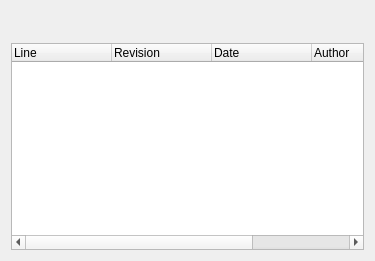
<ui version="4.0" >
 <class>BlameDisplay</class>
 <widget class="QWidget" name="BlameDisplay" >
  <property name="geometry" >
   <rect>
    <x>0</x>
    <y>0</y>
    <width>375</width>
    <height>261</height>
   </rect>
  </property>
  <layout class="QVBoxLayout" name="verticalLayout" >
   <item>
    <widget class="EncodingSelector_impl" native="1" name="m_encodingSel" >
     <property name="minimumSize" >
      <size>
       <width>0</width>
       <height>20</height>
      </size>
     </property>
    </widget>
   </item>
   <item>
    <widget class="KTreeWidgetSearchLineWidget" name="m_TreeSearch" />
   </item>
   <item>
    <widget class="QTreeWidget" name="m_BlameTree" >
     <property name="contextMenuPolicy" >
      <enum>Qt::ActionsContextMenu</enum>
     </property>
     <property name="rootIsDecorated" >
      <bool>false</bool>
     </property>
     <property name="allColumnsShowFocus" >
      <bool>true</bool>
     </property>
     <column>
      <property name="text" >
       <string>Line</string>
      </property>
     </column>
     <column>
      <property name="text" >
       <string>Revision</string>
      </property>
     </column>
     <column>
      <property name="text" >
       <string>Date</string>
      </property>
     </column>
     <column>
      <property name="text" >
       <string>Author</string>
      </property>
     </column>
     <column>
      <property name="text" >
       <string>Content</string>
      </property>
     </column>
    </widget>
   </item>
  </layout>
 </widget>
 <layoutdefault spacing="6" margin="11" />
 <customwidgets>
  <customwidget>
   <class>KTreeWidgetSearchLineWidget</class>
   <extends>QWidget</extends>
   <header>ktreewidgetsearchline.h</header>
  </customwidget>
  <customwidget>
   <class>EncodingSelector_impl</class>
   <extends>QWidget</extends>
   <header>src/ksvnwidgets/encodingselector_impl.h</header>
   <container>1</container>
   <slots>
    <slot>itemActivated(int)</slot>
   </slots>
  </customwidget>
 </customwidgets>
 <includes>
 </includes>
 <resources/>
 <connections>
  <connection>
   <sender>m_BlameTree</sender>
   <signal>itemDoubleClicked(QTreeWidgetItem*,int)</signal>
   <receiver>BlameDisplay</receiver>
   <slot>slotItemDoubleClicked(QTreeWidgetItem*,int)</slot>
   <hints>
    <hint type="sourcelabel" >
     <x>187</x>
     <y>199</y>
    </hint>
    <hint type="destinationlabel" >
     <x>187</x>
     <y>130</y>
    </hint>
   </hints>
  </connection>
  <connection>
   <sender>m_BlameTree</sender>
   <signal>currentItemChanged(QTreeWidgetItem*,QTreeWidgetItem*)</signal>
   <receiver>BlameDisplay</receiver>
   <slot>slotCurrentItemChanged(QTreeWidgetItem*,QTreeWidgetItem*)</slot>
   <hints>
    <hint type="sourcelabel" >
     <x>187</x>
     <y>199</y>
    </hint>
    <hint type="destinationlabel" >
     <x>187</x>
     <y>130</y>
    </hint>
   </hints>
  </connection>
 </connections>
 <slots>
  <slot>slotItemDoubleClicked(QTreeWidgetItem*,int)</slot>
  <slot>slotCurrentItemChanged(QTreeWidgetItem*,QTreeWidgetItem*)</slot>
 </slots>
</ui>
